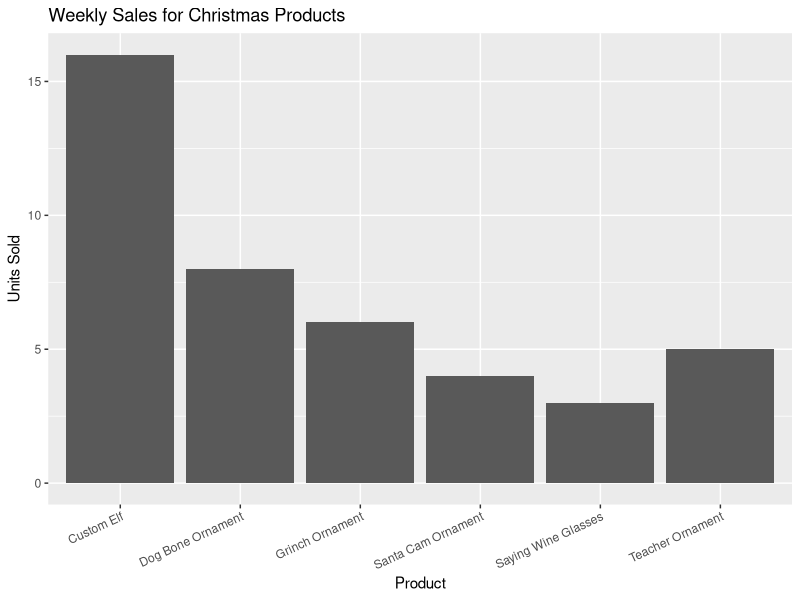
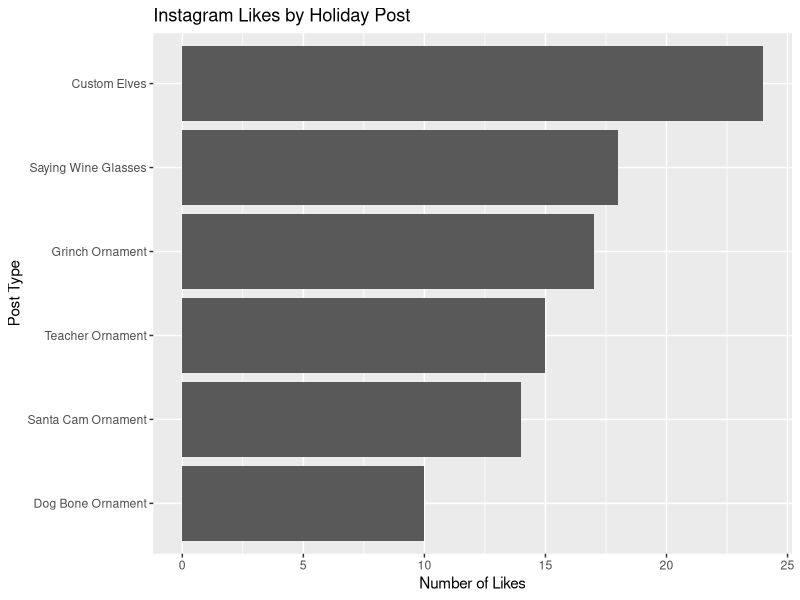

These figures' R source, in order:
## ---- chunk 1
# Load ggplot2
library(ggplot2)

# Create a simple data frame of weekly sales all of the products
sales_data <- data.frame(
  product = c(
    "Saying Wine Glasses",
    "Custom Elf",
    "Santa Cam Ornament",
    "Grinch Ornament",
    "Teacher Ornament",
    "Dog Bone Ornament"
  ),
  units_sold = c(3, 16, 4, 6, 5, 8)
)

# view the data
sales_data

# Create a basic bar plot of units sold by each product
ggplot(sales_data, aes(x = product, y = units_sold)) +
  geom_col() +
  labs(
    title = "Weekly Sales for Christmas Products",
    x = "Product",
    y = "Units Sold"
  ) +
  theme(axis.text.x = element_text(angle = 25, hjust = 1))
## ---- chunk 2
# Load ggplot2
library(ggplot2)

# Create a simple data frame based on instagram engagement by post type
engagement_data <- data.frame(
  post_type = c(
    "Custom Elves",
    "Saying Wine Glasses",
    "Santa Cam Ornament",
    "Grinch Ornament",
    "Teacher Ornament",
    "Dog Bone Ornament"
  ),
  likes = c(24, 18, 14, 17, 15, 10)
)

# View the data
engagement_data

# Horizontal bar chart of likes by post type
ggplot(
  engagement_data,
  aes(x = reorder(post_type, likes), y = likes)
) +
  geom_col() +
  coord_flip() +
  labs(
    title = "Instagram Likes by Holiday Post",
    x = "Post Type",
    y = "Number of Likes"
  )
